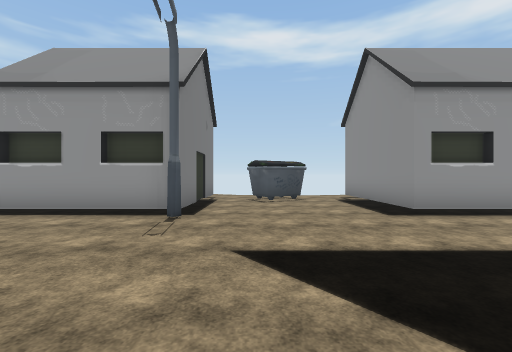
View 1 (above)

24 first-person views from a walk through a 3-D level made in the Unity game engine. The camera is 1.5 m above the floor, looks level and sees 90° across. The floor is counted in squares, 2 m on a side. Each view is taken from the middle of a square. On the plan, view 1 faces up. The plan holds only what a view shows up to about 9 squares ahead; the rest is blank. The place goes on beyond the plan. The player character is not drawn. Some surface patterns are stand-ins.

View 2
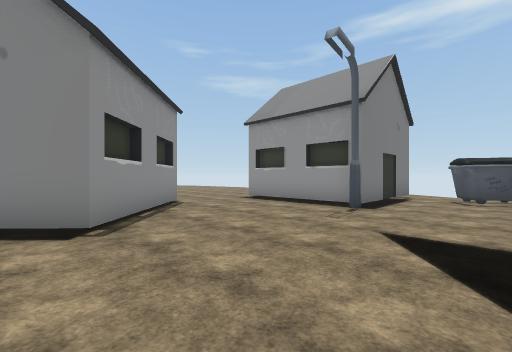

View 3
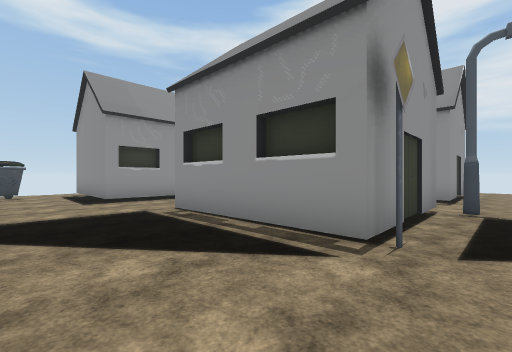

View 4
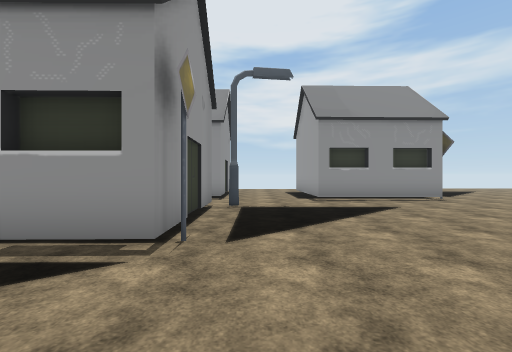

View 5
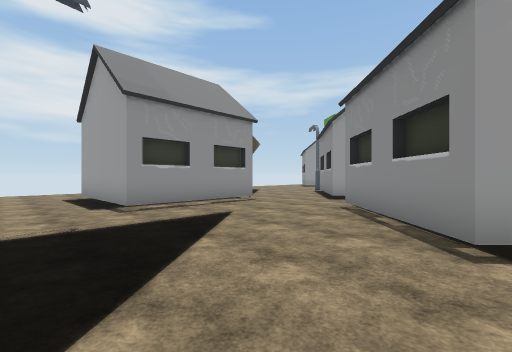

View 6
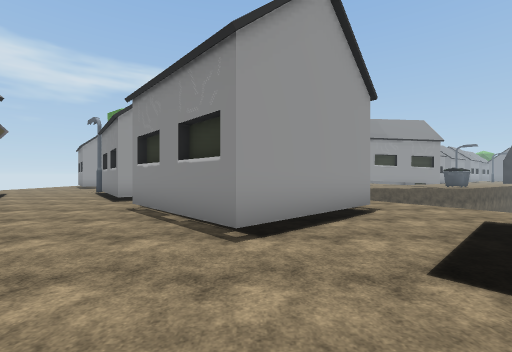

View 7
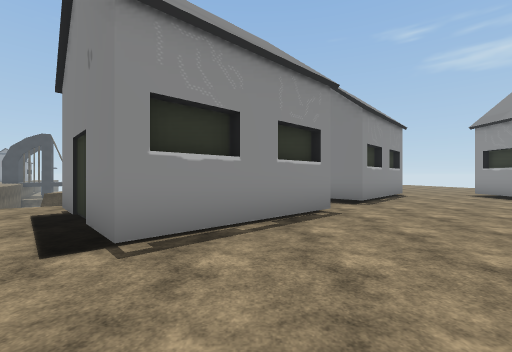

View 8
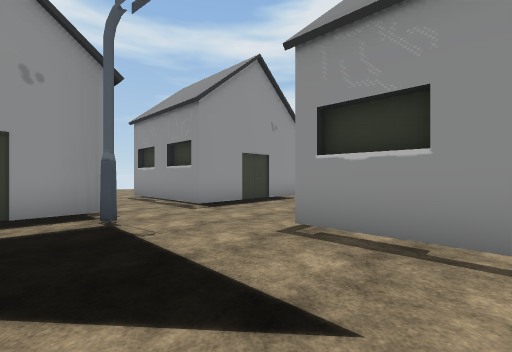

View 9
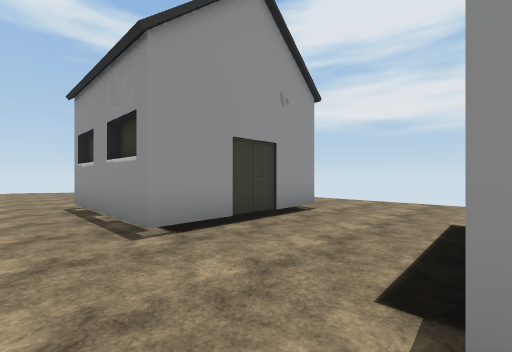

View 10
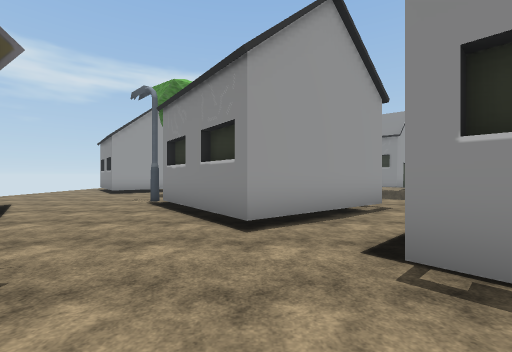

View 11
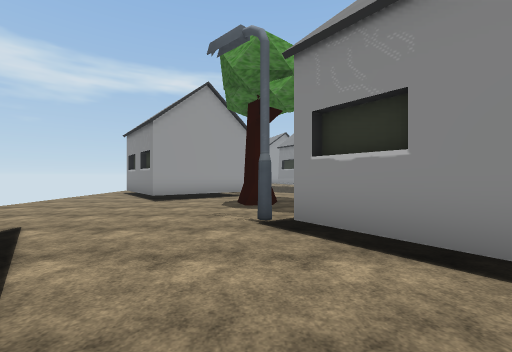

View 12
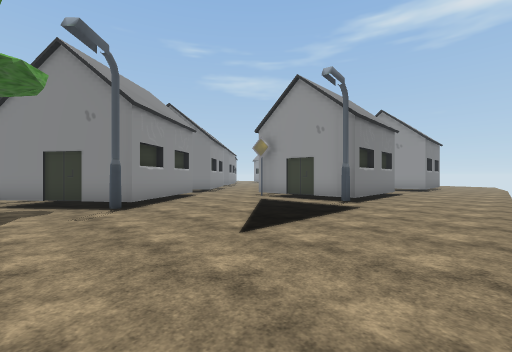

View 13
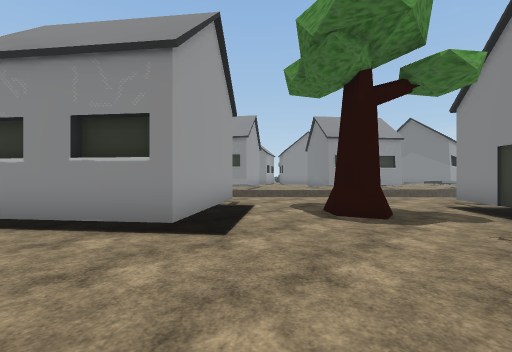

View 14
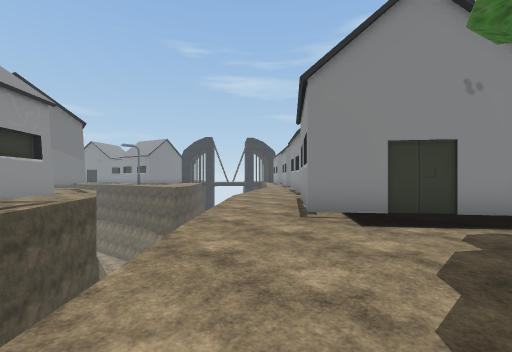

View 15
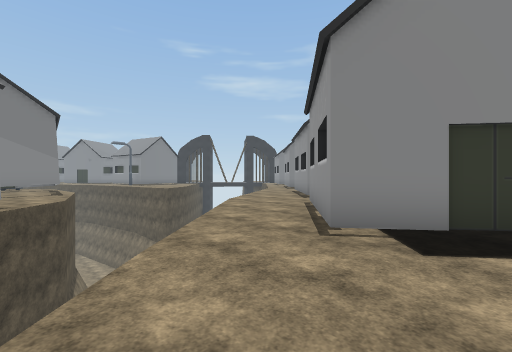

View 16
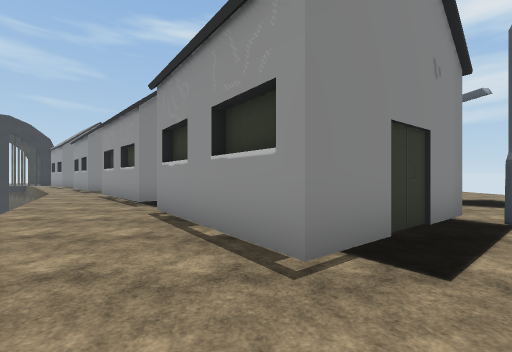

View 17
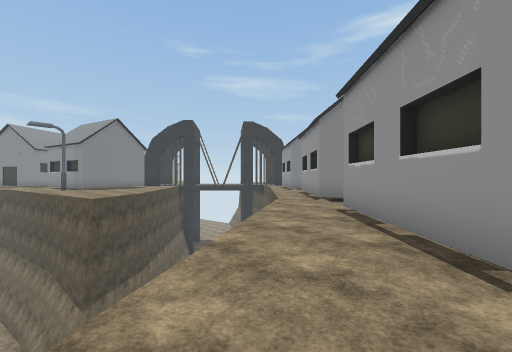

View 18
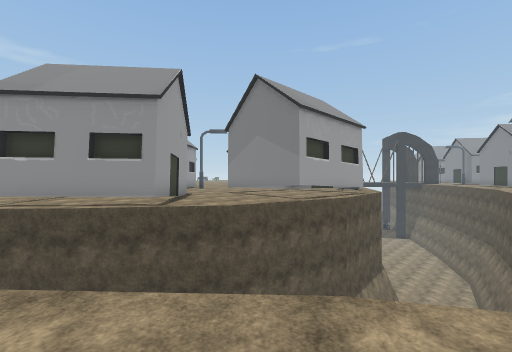

View 19
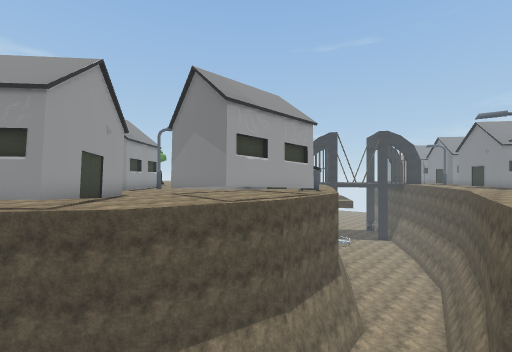

View 20
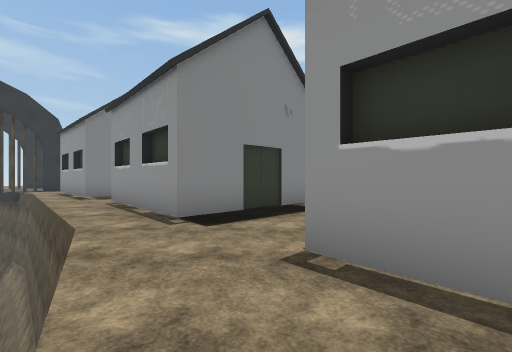

View 21
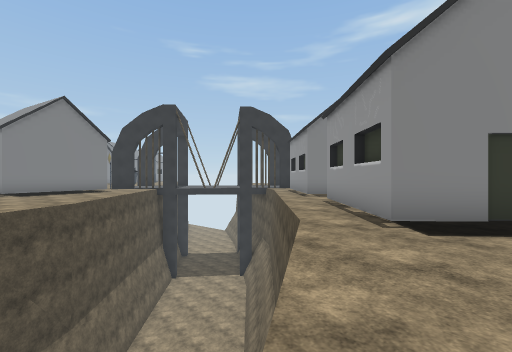

View 22
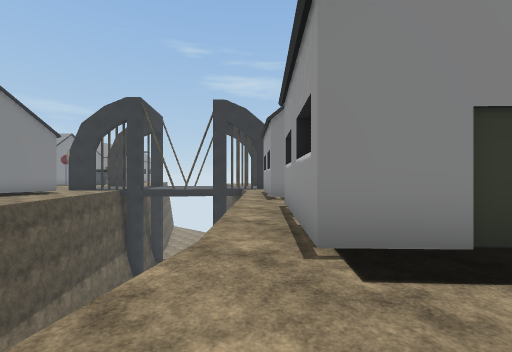

View 23
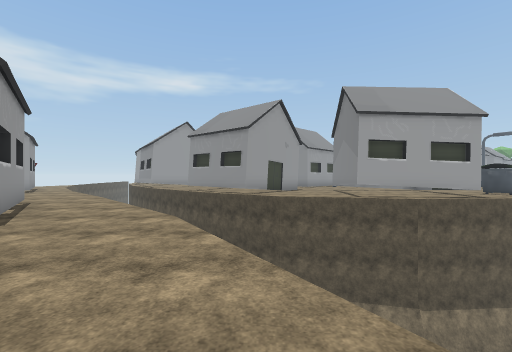

View 24
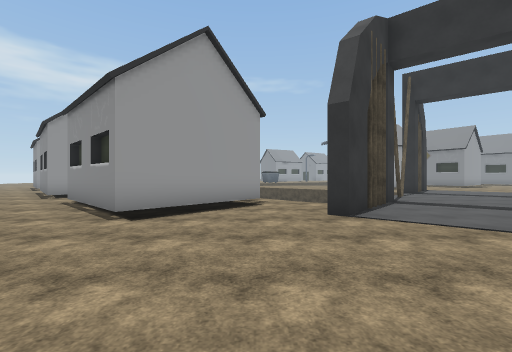

### Floor plan
Key: @ floor where view 1 was taken; # wall or solid block; x gap in a wall; . main floor; : floor 0.25 m higher than the main floor; v drop or lower ground; C container; S streetlight; I sign; T tree.
Columns run from 16 left of view 1 to 16 right of it. Each row starts with its distance up from view 1.
  9                .....
  8               #.CC.#
  7         .     #....#
  6        ....   #....#    ..
  5       .....####S...###  ..
  4      .................  ..
  3     .................   ..
  2    ...#...##........#   ..#
  1   ...#...####.......#   ..#
  0  ....#v.##  ##..@...#   ..#
 -1 ....v  v    #.......##  ..####..
 -2 ...#   vv ##   #....I##S........
 -3         vv##.  ##...............
 -4          vv..#  ##..............
 -5          vvv.#  ##.......####...
 -6         vv vv####........#    ..
 -7      v vv    v....###....#   #..
 -8     ..vv      ...#####...## ##...
 -9     ...vv     v..##  #....###S...
-10     ....v      v..##  ...........
-11     .....v     v...# ..#.........
-12      ....vv     v.....###........
-13      vvvvvv      v...## ##.......
-14       vv         v...## ##S......
-15        vv         v...###........
-16         vvvvv      v..##.........
-17         v###vvv     v.....T......
-18            ##:::v    v...........
-19             #::::xv   v.....###..
-20             #:::###v   v...####.

Where each view was taken, in squares from view 1:
view 1: 0 up, 0 right, facing up
view 2: 1 down, 1 right, facing up-left
view 3: 3 down, 1 right, facing up-right
view 4: 3 down, 1 right, facing right
view 5: 3 down, 3 right, facing down-right
view 6: 3 down, 3 right, facing down
view 7: 3 down, 4 right, facing left
view 8: 7 down, 6 right, facing up-right
view 9: 5 down, 8 right, facing up-right
view 10: 7 down, 7 right, facing down
view 11: 10 down, 10 right, facing down
view 12: 16 down, 16 right, facing up-left
view 13: 15 down, 15 right, facing down-left
view 14: 20 down, 9 right, facing up-left
view 15: 19 down, 8 right, facing up-left
view 16: 18 down, 6 right, facing up
view 17: 14 down, 3 right, facing up-left
view 18: 13 down, 3 right, facing down-left
view 19: 12 down, 1 right, facing down-left
view 20: 11 down, 0 right, facing up
view 21: 11 down, 0 right, facing up-left
view 22: 9 down, 0 right, facing up-left
view 23: 9 down, 0 right, facing down
view 24: 7 up, 8 left, facing down
